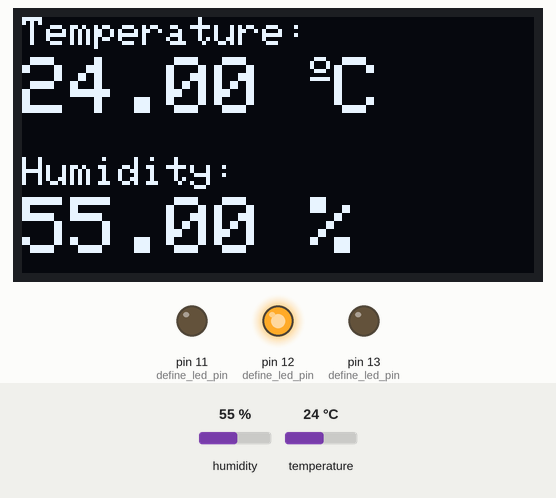
Simulated run of this sketch. Board: Arduino Uno, built with avr-gcc and run on an emulated ATmega328P. Parts: 128×64 one-colour display, output pins drawn as LEDs (lit = HIGH). The test bench sets the inputs (shaded band); at power-on: temperature 24 °C, humidity 55 %. What the sketch prints to the serial monitor is not drawn.

Above: at 3.6 s.
3.7 s: temperature set to 12 °C
At 6.2 s:
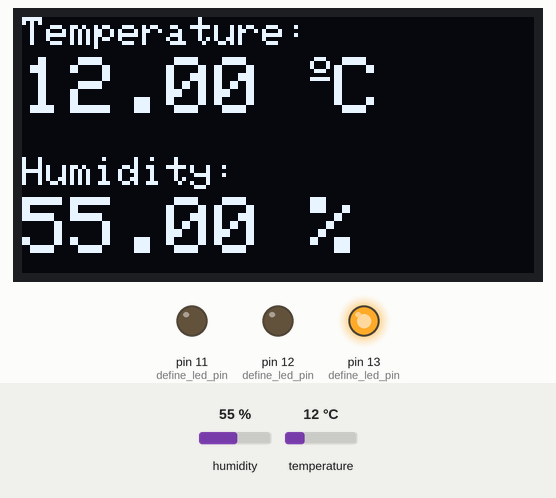
6.7 s: temperature set to 22 °C
At 8.9 s:
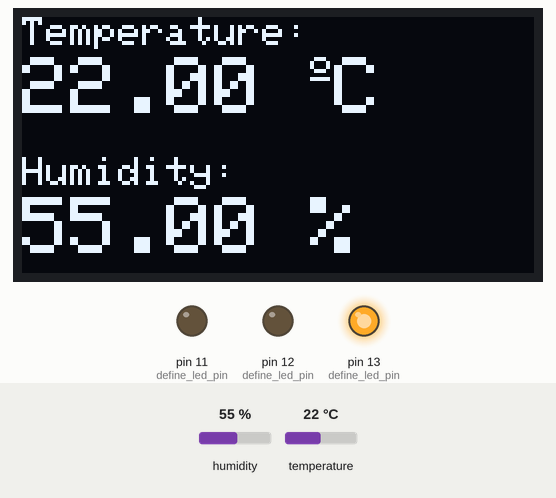
9.8 s: temperature set to 25 °C
At 12.2 s:
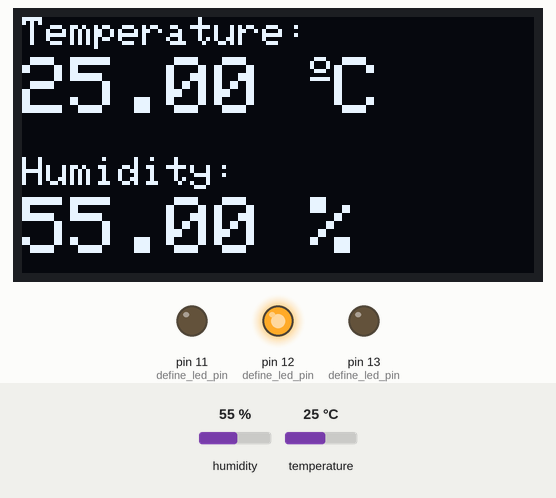
13.0 s: temperature set to 27 °C
At 15.0 s:
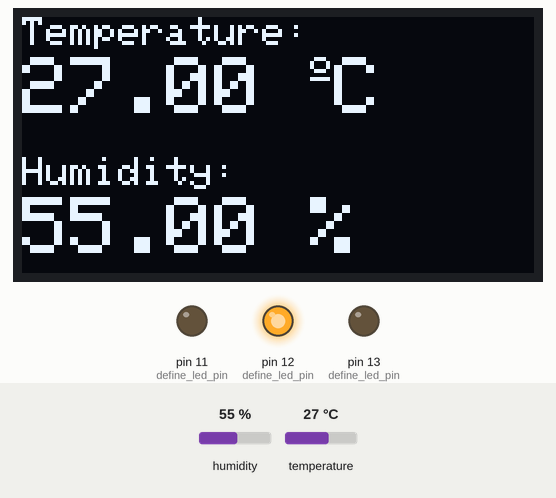
16.1 s: temperature set to 30 °C
At 18.2 s:
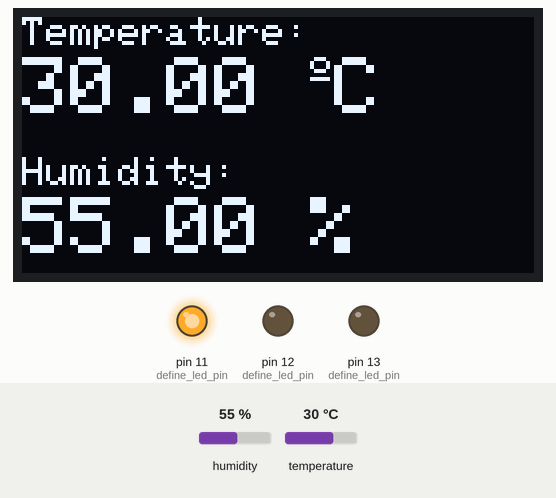
19.3 s: humidity set to 22 %
At 22.1 s:
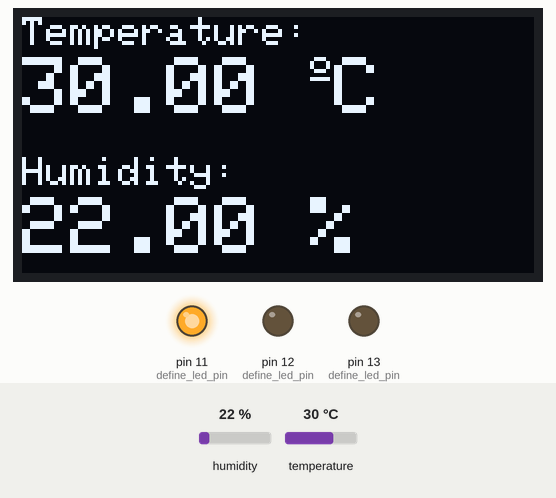
Timing chart, 0 to 23.5 s (numbered marks = the images above; inputs shaded):
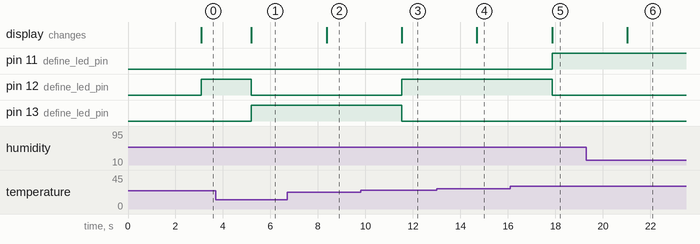

Measured:
- the behaviour switches between 23 and 24 °C on temperature (found by bisection; images 2 and 3)
- the behaviour switches between 28 and 29 °C on temperature (found by bisection; images 4 and 5)
- after the input at 3.7 s, pin 12 (define_led_pin): HIGH → LOW after 1.5 s; pin 13 (define_led_pin): LOW → HIGH after 1.5 s; the display: changes after 1.5 s (image 1)
- after the input at 6.7 s, the display: changes after 1.7 s (image 2)
- after the input at 9.8 s, pin 12 (define_led_pin): LOW → HIGH after 1.7 s; pin 13 (define_led_pin): HIGH → LOW after 1.7 s; the display: changes after 1.7 s (image 3)
- after the input at 13.0 s, the display: changes after 1.7 s (image 4)
- after the input at 16.1 s, pin 11 (define_led_pin): LOW → HIGH after 1.8 s; pin 12 (define_led_pin): HIGH → LOW after 1.8 s; the display: changes after 1.8 s (image 5)
- after the input at 19.3 s, the display: changes after 1.7 s (image 6)

The sketch:

Dht11_temp_with_leds.ino
```cpp
#include <dht.h>
#include <Wire.h>
#include <Adafruit_GFX.h>
#include <Adafruit_SSD1306.h>
#include <Adafruit_Sensor.h>

#define SCREEN_WIDTH 128 // OLED display width, in pixels
#define SCREEN_HEIGHT 64 // OLED display height, in pixels

Adafruit_SSD1306 display(SCREEN_WIDTH, SCREEN_HEIGHT, &Wire, -1);

#define DHT11_PIN 7 // define DHT pin

dht  DHT;


void setup(){
  Serial.begin(115200);

  if(!display.begin(SSD1306_SWITCHCAPVCC, 0x3C)) { // Address 0x3D for 128x64
    Serial.println(F("SSD1306 allocation failed"));
    for(;;);
  }

  pinMode(13, OUTPUT); //define led pin
  pinMode(12, OUTPUT); //define led pin
  pinMode(11, OUTPUT); //define led pin


  delay(2000);
  display.clearDisplay();
  display.setTextColor(WHITE);

}

void loop(){
  int chk = DHT.read11(DHT11_PIN);  // check the data coming from the DHT pin
  float t = DHT.temperature;
  float h = DHT.humidity;
  Serial.print("Temperature = ");  // print temperature on the serial monitor
  Serial.println(t);
  Serial.print("Humidity = ");// Print humidity on the serial monitor
  Serial.println(h);
  delay(1000); // delay of 1 second


  if (isnan(h) || isnan(t)) {
    Serial.println("Failed to read from DHT sensor!");
  }

  //clear display
  display.clearDisplay();

  // display temp
  display.setTextSize(1);
  display.setCursor(0,0);
  display.print("Temperature: ");
  display.setTextSize(2);
  display.setCursor(0,10);
  display.print(t);
  display.print(" ");
  display.setTextSize(1);
  display.cp437(true);
  display.write(167);
  display.setTextSize(2);
  display.print("C");

  // display Humidity
  display.setTextSize(1);
  display.setCursor(0, 35);
  display.print("Humidity: ");
  display.setTextSize(2);
  display.setCursor(0, 45);
  display.print(h);
  display.print(" %");

  display.display();


  if (t <= 23){
      digitalWrite(13, HIGH);
      digitalWrite(12, LOW);
      digitalWrite(11, LOW);
  }
  if (t >= 24 && t <= 28){
      digitalWrite(13, LOW);
      digitalWrite(12, HIGH);
      digitalWrite(11, LOW);
  }
  if (t >= 29){
      digitalWrite(13, LOW);
      digitalWrite(12, LOW);
      digitalWrite(11, HIGH);
  }


}
```
